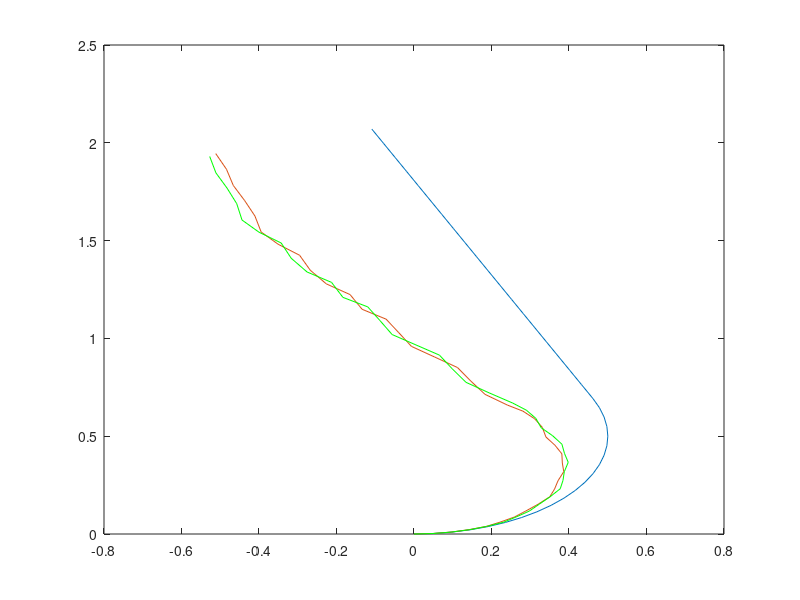

Here is the MATLAB script that generated this plot:
% Code nay co chinh sua va sao chep tu code mau cua co :D 
pos_true_X = [0]; 
pos_true_Y = [0];
pos_true_T = [0];
pos_mes_X = [0];
pos_mes_Y = [0];
pos_mes_T = [0];
posX = [0];
posY = [0];
posT = [0];
pri_est_X = [0];
pri_est_Y = [0];
pri_est_T = [0];
pos_est_X = [0];
pos_est_Y = [0];
pos_est_T = [0];

N = 40;
vL2 = [ones(20,1)*pi/4;ones(20,1)*pi];
vR2 = [ones(20,1)*pi; ones(20,1)*pi];
vL = zeros(N);
vR = zeros(N);
PNoise_L = rand(N,1);
PNoise_R = rand(N,1);
ONoise_x = rand(N,1);
ONoise_y= rand(N,1);
ONoise_t= rand(N,1);
dt = 0.05;
r_wheel = 0.5;
b_wheel = 0.6;
P = zeros(3,3);
i = 2;
while(i<=N)
     %1 Velocites with noise
    vL=vL2(i-1)+PNoise_L(i-1);
    vR=vR2(i-1)+PNoise_R(i-1);
    dSL=dt*r_wheel*vL;
    dSR=dt*r_wheel*vR;
    dS=(dSL+dSR)/2;
    dTheta=(dSR-dSL)/b_wheel;
     %Real path (Kinematic model + velocities with noise)
    pos_true_X(i)=pos_true_X(i-1)+ dS*cos(pos_true_T(i-1)+ dTheta/2);
    pos_true_Y(i)=pos_true_Y(i-1)+ dS*sin(pos_true_T(i-1)+dTheta/2);
    pos_true_T(i)=pos_true_T(i-1)+ dTheta;
     %2. Measuremement
    %z(k)=h(x(k),u(k)) +w(k)), measurement of odometry= real path +measurement noise
    pos_mes_X(i)=pos_true_X(i)+ONoise_x(i);
    pos_mes_Y(i)=pos_true_Y(i)+ONoise_y(i);
    pos_mes_T(i)=pos_true_T(i)+ONoise_t(i);
    pos_mes=[pos_mes_X(i) pos_mes_Y(i) pos_mes_T(i)];%1x3
%3. Estimation x^-(k)=f(x^(k-1),u(k),0)
    % Velocites without noise
    vL=vL2(i-1);
    vR=vR2(i-1);
    dSL=dt*r_wheel*vL;
    dSR=dt*r_wheel*vR;
    dS=(dSL+dSR)/2;
    dTheta=(dSR-dSL)/b_wheel;
    
    % Theory path = kinematic + velocities without noise
    posX(i)=posX(i-1)+ dS*cos(posT(i-1)+ dTheta/2);
    posY(i)=posY(i-1)+ dS*sin(posT(i-1)+dTheta/2);
    posT(i)=posT(i-1)+ dTheta;
    
    pri_est_X(i)=pos_est_X(i-1)+dS*cos(pos_est_T(i-1)+ dTheta/2);
    pri_est_Y(i)=pos_est_Y(i-1)+dS*sin(pos_est_T(i-1)+dTheta/2);
    pri_est_T(i)=pos_est_T(i-1)+dTheta;
    pri_est=[ pri_est_X(i) pri_est_Y(i) pri_est_T(i)]; %1x3
    
%4. P va Kalman gain K
    A=[1 0 -dS*sin(pos_est_T(i-1)+dTheta/2);0 1 dS*cos(pos_est_T(i-1)+dTheta/2); 0 0 1]; % Jacobian of input system
    W=dt*r_wheel/2*[cos(pos_est_T(i-1)+dTheta/2)-(dS/b_wheel)*sin(pos_est_T(i-1)+dTheta/2) ... % Jacobian of input noise
                    cos(pos_est_T(i-1)+dTheta/2)+(dS/b_wheel)*sin(pos_est_T(i-1)+dTheta/2);...
                    sin(pos_est_T(i-1)+dTheta/2)+(dS/b_wheel)*cos(pos_est_T(i-1)+dTheta/2) ...
                    sin(pos_est_T(i-1)+dTheta/2)-(dS/b_wheel)*cos(pos_est_T(i-1)+dTheta/2);...
                    1/b_wheel -1/b_wheel];
                
    sig = sqrt((0.5^2)/12);
    Q = [sig*vL2(i)^2 0; 0 sig*vR2(i)^2];
    R = [10*sig 0 0; 0 10*sig 0; 0 0 sig];
    P=A*P*A'+W*Q*W'; %3x3
    K=P/(P+R); %3x3
    
    % Correct priori estimate with measurement z
    residual=pos_mes-pri_est;
    pos_est= pri_est' + K*(residual)';   % 1x3+ 3*3(3x1-3x1)=3x1
    
    pos_est_X(i)= pos_est(1); % posteriori estimate
    pos_est_Y(i)= pos_est(2);
    pos_est_T(i)= pos_est(3);
    
    P=P-K*P; % update 
        
    i=i+1;
 end  
plot(posX,posY);
hold on;
plot(pos_est_X,pos_est_Y);
hold on;
plot(pri_est_X,pri_est_Y,'g');